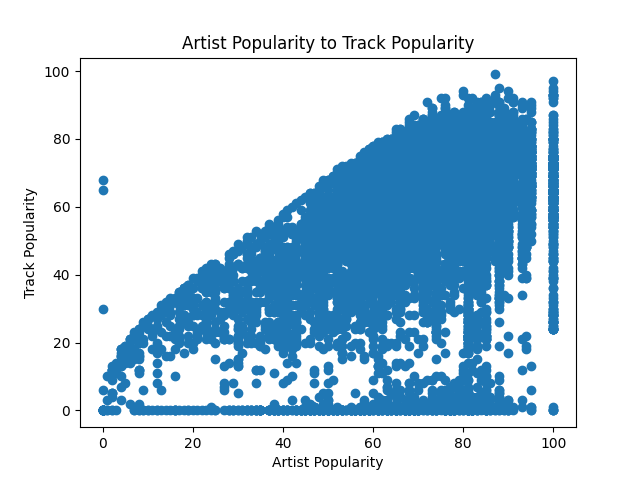

Write Python code to recreate this figure.
import pandas as pd
import matplotlib.pyplot as plt

# Load data
dataframe = pd.read_csv("data_visualization_spotify/spotify_data_clean.csv")

# Quick sanity check
print(dataframe.head())
print(dataframe.info())

plt.figure()
plt.scatter(dataframe['artist_popularity'], dataframe['track_popularity'])
plt.title("Artist Popularity to Track Popularity")
plt.xlabel("Artist Popularity")
plt.ylabel("Track Popularity")
plt.show()
